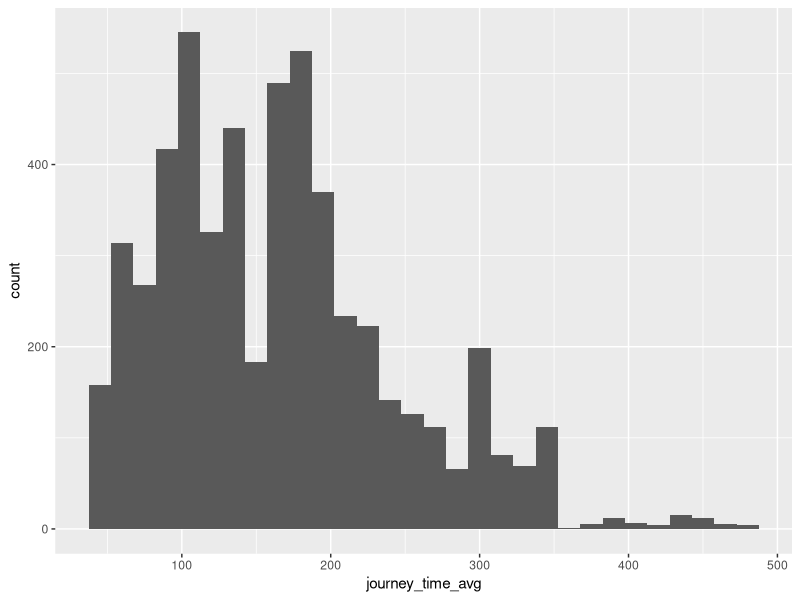
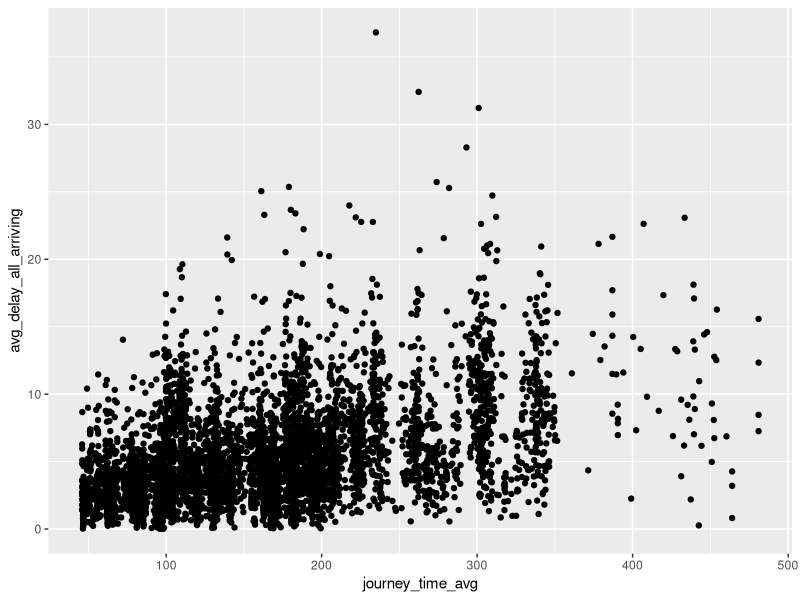
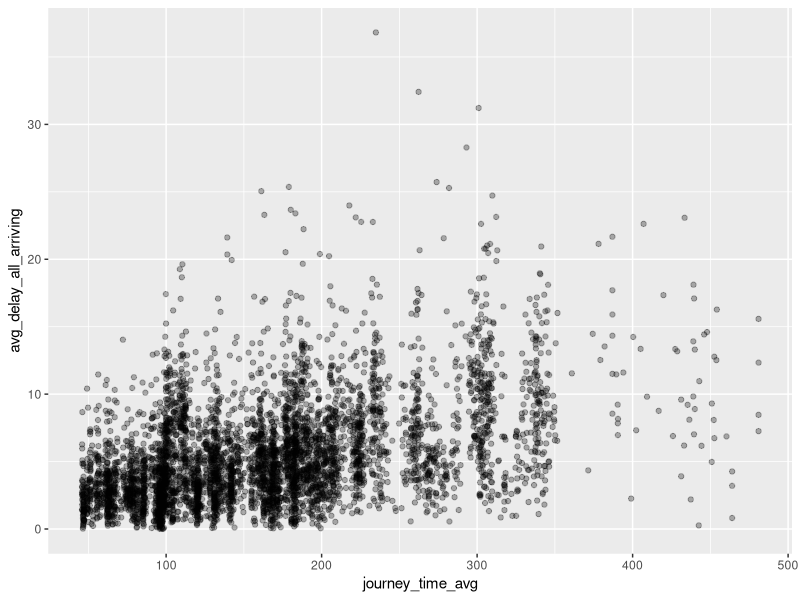
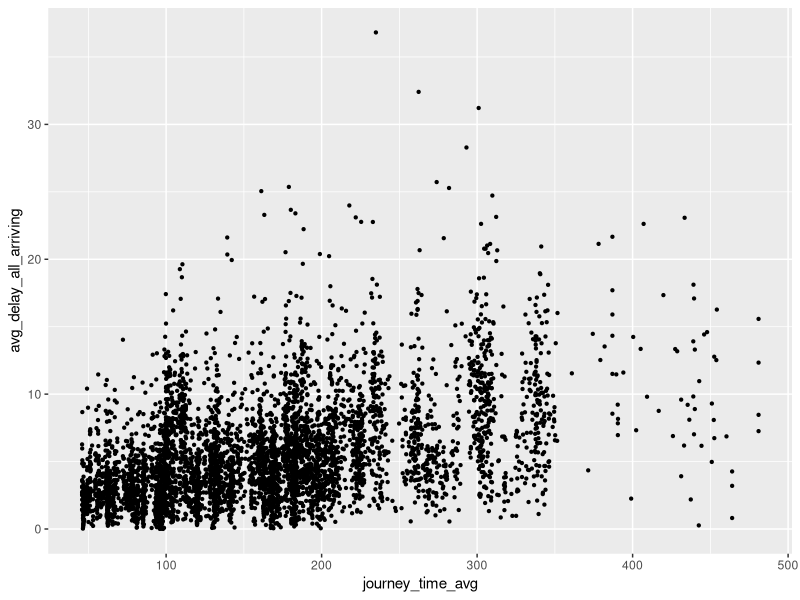
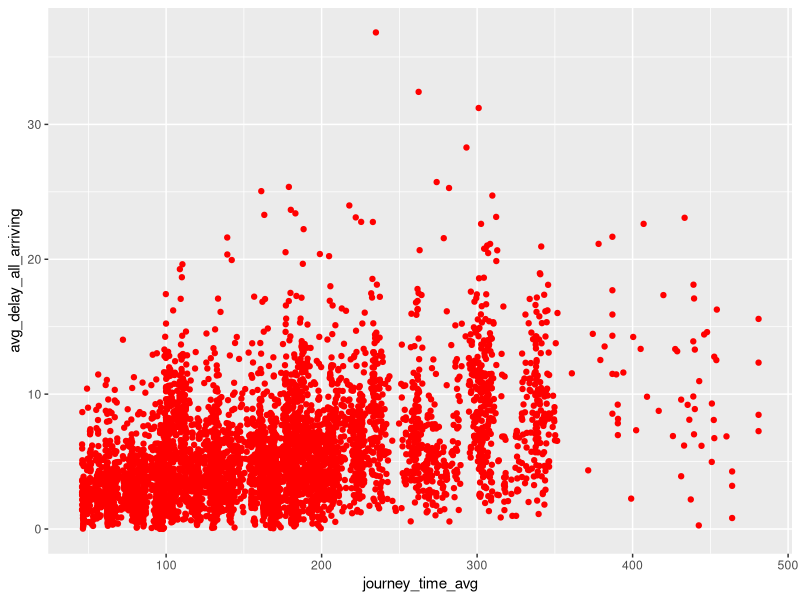
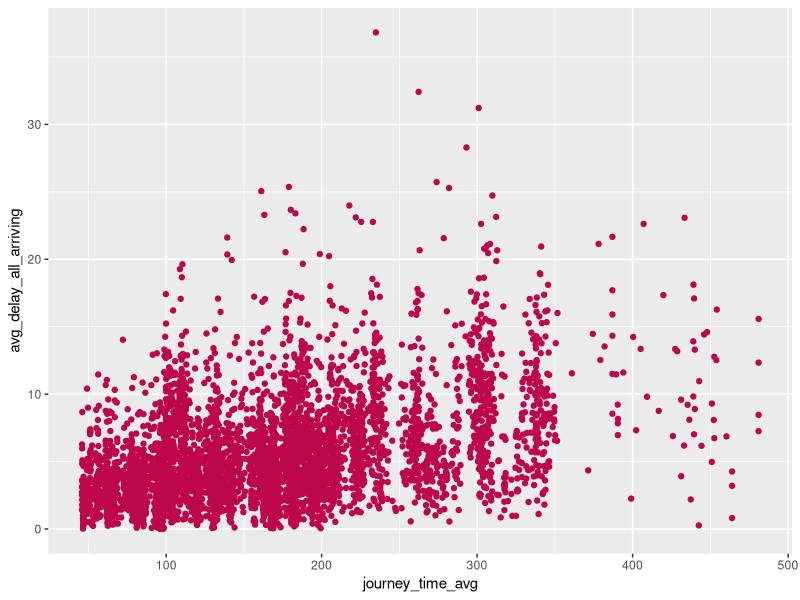
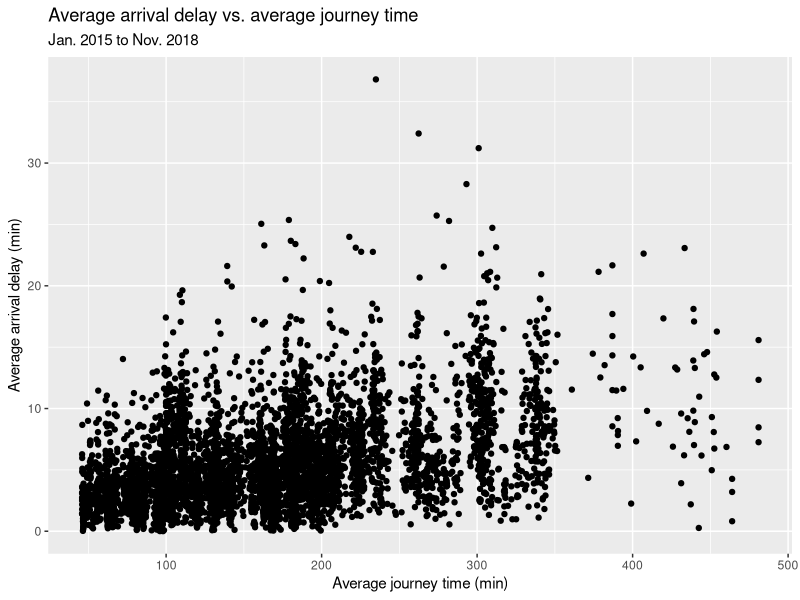
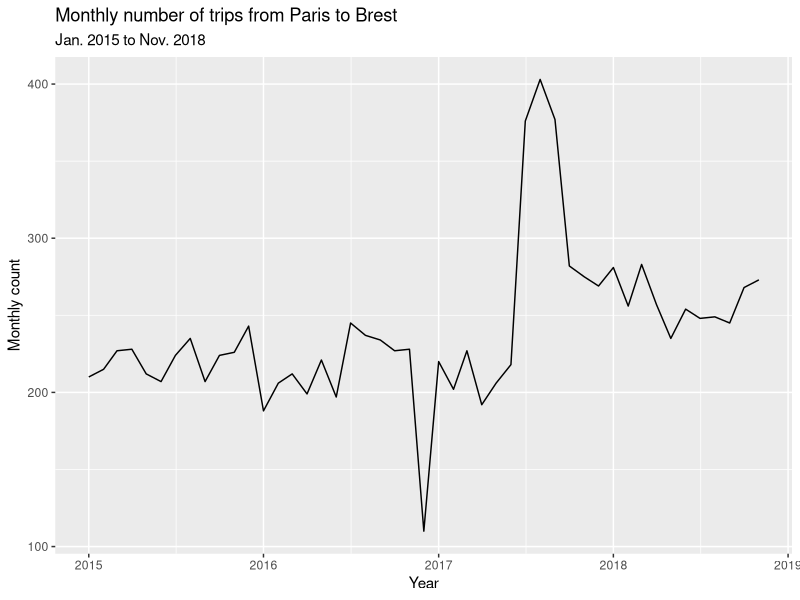

Source code (R) for these figures, in order:
## ---- chunk 1
knitr::opts_chunk$set(echo = TRUE)
## ---- chunk 2
summary(cars)
## ---- chunk 3
library(tidyverse)
## ---- chunk 4
data <- readr::read_csv("french_trains.csv")

data
## ---- chunk 5
head(data)
tail(data)
## ---- chunk 6
hist <- data |> 
  ggplot(aes(x = journey_time_avg)) +
  geom_histogram()

hist
## ---- chunk 7
sct_plt <- data |> 
  filter(avg_delay_all_arriving > 0) |> # only rows with positive delay
  ggplot(aes(x = journey_time_avg, y = avg_delay_all_arriving)) + 
  geom_point()

sct_plt
## ---- chunk 8
sct_plt_a <- data |> 
  filter(avg_delay_all_arriving > 0) |> 
  ggplot(aes(x = journey_time_avg, y = avg_delay_all_arriving)) + 
  geom_point(alpha = 0.3) # change opacity

sct_plt_a

sct_plt_b <- data |> 
  filter(avg_delay_all_arriving > 0) |> 
  ggplot(aes(x = journey_time_avg, y = avg_delay_all_arriving)) +
  geom_point(size = 0.8) # change point size

sct_plt_b

sct_plt_c <- data |> 
  filter(avg_delay_all_arriving > 0) |> 
  ggplot(aes(x = journey_time_avg, y = avg_delay_all_arriving)) +
  geom_point(color = "red") # change point color

sct_plt_c

sct_plt_d <- data |> 
  filter(avg_delay_all_arriving > 0) |> 
  ggplot(aes(x = journey_time_avg, y = avg_delay_all_arriving)) +
  geom_point(colour = "#BE064A") # change point colour using HEX colour codes

sct_plt_d 
## ---- chunk 9
sct_plt <- sct_plt +
  labs(title = "Average arrival delay vs. average journey time",
       subtitle = "Jan. 2015 to Nov. 2018",
       x = "Average journey time (min)",
       y = "Average arrival delay (min)")

sct_plt
## ---- chunk 10
# generate date column
data <- data |> 
  mutate(date = paste(year, month, 1, sep = "-")) |> 
  mutate(new_date = lubridate::ymd(date)) |> 
  select(-date)
  
line_plt <- data |> 
  filter(departure_station == "PARIS MONTPARNASSE",
         arrival_station == "BREST") |> 
  ggplot(aes(x = new_date, y = total_num_trips)) +
  geom_line() +
  labs(title = "Monthly number of trips from Paris to Brest",
       subtitle = "Jan. 2015 to Nov. 2018",
       x = "Year",
       y = "Monthly count")

line_plt
## ---- chunk 11
brittany_cities <- c("RENNES", "BREST", "QUIMPER")

data |> 
  filter(departure_station == "PARIS MONTPARNASSE",
         arrival_station %in% brittany_cities)  |> 
  ggplot(aes(x = new_date, y = total_num_trips, color = arrival_station)) +
  geom_line() +
  labs(title = "Monthly number of trips from Paris to cities in Brittany",
       subtitle = "Jan. 2015 to Nov. 2018",
       x = "", 
       y = "Monthly count",
       color = "Arrival station") +
  scale_x_date(date_breaks = "6 months", date_labels = "%b %Y") +
  scale_y_continuous(limits = c(0, 700), expand = c(0, 0))
## ---- chunk 12
bar_plt <- data |> 
  filter(departure_station == "PARIS NORD",
         year == 2015) |> 
  group_by(arrival_station) |> 
  summarise(n = sum(total_num_trips)) |> 
  ggplot(aes(x = arrival_station, y = n)) +
  geom_bar(stat = "identity")

bar_plt
## ---- chunk 13
multi_bar_plot <- data |> 
  filter(departure_station == "PARIS NORD",
         year %in% c(2015, 2016)) |> 
  mutate(year = as.character(year)) |> 
  group_by(year, arrival_station) |> 
  summarise(n = sum(total_num_trips), .groups = "drop") |> 
  ggplot(aes(x = forcats::fct_reorder(arrival_station, n), y = n, fill = year)) +
  geom_bar(stat="identity", position = "dodge") +
  coord_flip()

multi_bar_plot
